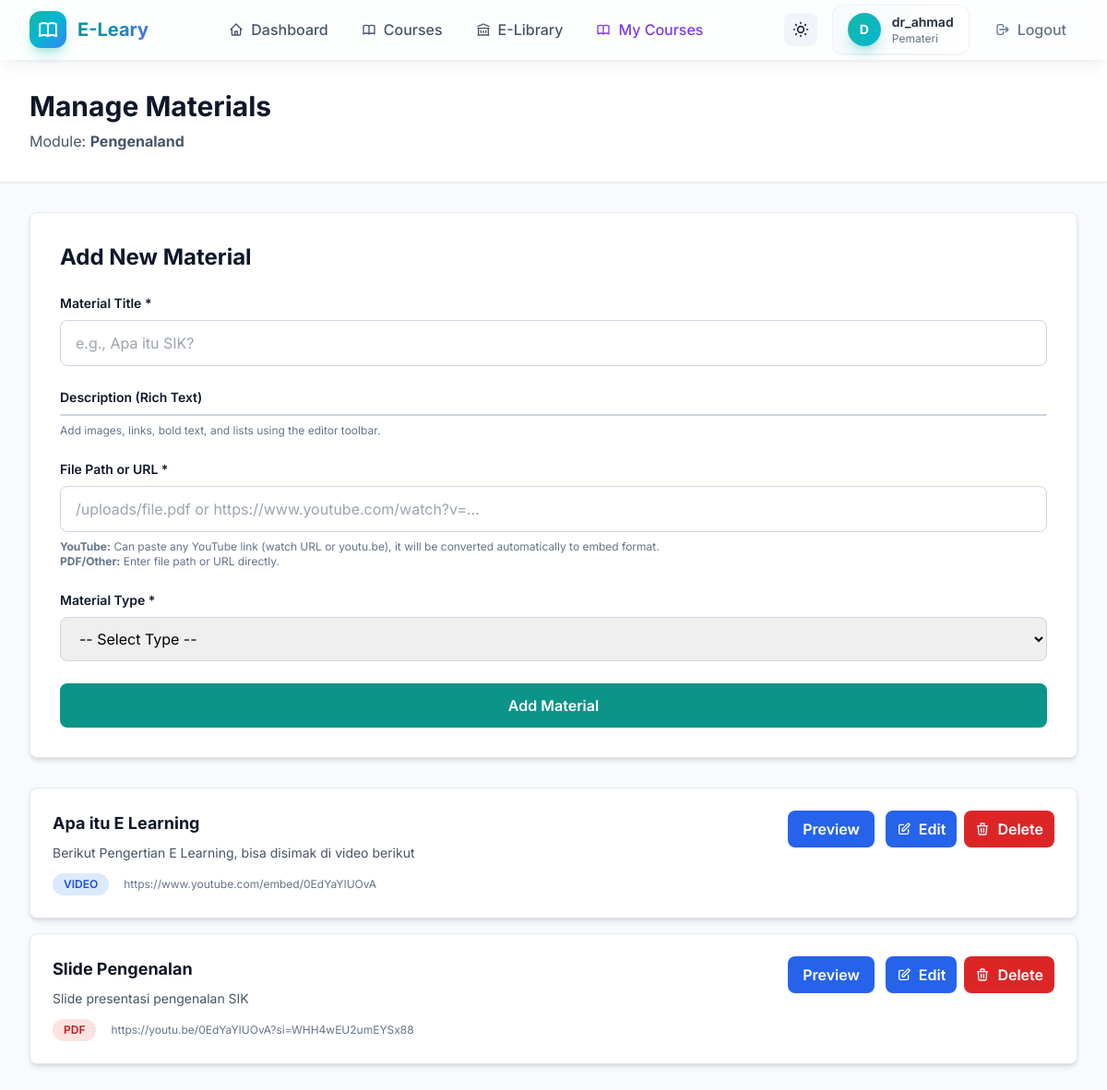
Page /admin/modules/1/materials (signed in) on the committed database.
### models.py (models this page shows, shortened)
class User(UserMixin, db.Model):
    id = db.Column(db.Integer, primary_key=True)
    username = db.Column(db.String(120), unique=True, nullable=False, index=True)
    email = db.Column(db.String(120), unique=True, nullable=False, index=True)
    password_hash = db.Column(db.String(255), nullable=False)
    role = db.Column(db.String(20), default='user', nullable=False)  # 'admin', 'pemateri', or 'user'
    pending_role = db.Column(db.String(20), nullable=True)  # Requested role pending admin approval
    division = db.Column(db.String(100), nullable=True)  # e.g., Medical, IT, Admin, Mahasiswa/Koas
    created_at = db.Column(db.DateTime, default=datetime.utcnow)
    uploaded_books = db.relationship('LibraryBook', backref='uploader', lazy='dynamic', foreign_keys='LibraryBook.uploader_id')
    attendance_logs = db.relationship('AttendanceLog', backref='user', lazy='dynamic')
    enrollments = db.relationship('CourseEnrollment', backref='user', lazy='dynamic')
    instructed_courses = db.relationship('Course', backref='instructor_user', lazy='dynamic', foreign_keys='Course.instructor_id')
    def is_admin(self):
        return self.role == 'admin'
    def can_manage_courses(self):
        return self.role in ['admin', 'pemateri']

class CourseModule(db.Model):
    id = db.Column(db.Integer, primary_key=True)
    course_id = db.Column(db.Integer, db.ForeignKey('course.id'), nullable=False, index=True)
    title = db.Column(db.String(255), nullable=False)
    description = db.Column(db.Text, nullable=True)
    order_index = db.Column(db.Integer, default=0, nullable=False)
    created_at = db.Column(db.DateTime, default=datetime.utcnow)
    materials = db.relationship('CourseMaterial', backref='module', lazy='dynamic', cascade='all, delete-orphan')

class CourseMaterial(db.Model):
    id = db.Column(db.Integer, primary_key=True)
    module_id = db.Column(db.Integer, db.ForeignKey('course_module.id'), nullable=False, index=True)
    title = db.Column(db.String(255), nullable=False)
    description = db.Column(db.Text, nullable=True)
    file_path = db.Column(db.String(255), nullable=True)  # Path to uploaded file or external URL
    type = db.Column(db.String(50), default='pdf', nullable=False)  # 'pdf', 'video', 'assignment'
    created_at = db.Column(db.DateTime, default=datetime.utcnow)

### app.py (the view, shortened to what this page needs)
@app.route('/admin/modules/<int:module_id>/materials', methods=['GET', 'POST'])
@login_required
@pemateri_required
def manage_materials(module_id):
    module = CourseModule.query.get_or_404(module_id)
    course = module.course
    if not current_user.is_admin() and course.instructor_id != current_user.id:
        flash('You do not have permission to manage this course.', 'danger')
        return redirect(url_for('admin_courses'))
    materials = CourseMaterial.query.filter_by(module_id=module_id).all()
    return render_template('admin_manage_materials.html', module=module, materials=materials)

### app.py (called while the page is built)
@login_manager.user_loader
def load_user(user_id):
    return User.query.get(int(user_id))

def pemateri_required(f):
    @wraps(f)
    def decorated_function(*args, **kwargs):
        if not current_user.is_authenticated or not current_user.can_manage_courses():
            flash('Instructor or Admin access required.', 'danger')
            return redirect(url_for('index'))
        return f(*args, **kwargs)
    return decorated_function

### templates/admin_manage_materials.html (shortened to what this page needs)
{% extends 'base.html' %}
{% block head %}
<link href="https://cdn.jsdelivr.net/npm/quill@1.3.7/dist/quill.snow.css" rel="stylesheet">
{% endblock %}
{% block content %}
<div class="min-h-screen bg-slate-50">
    <div class="bg-white border-b border-slate-200 shadow-sm">
        <div class="max-w-7xl mx-auto px-4 py-8 sm:px-6 lg:px-8">
            <h1 class="text-3xl font-bold text-slate-900">Manage Materials</h1>
            <p class="mt-2 text-slate-600">Module: <strong>{{ module.title }}</strong></p>
        </div>
    </div>
    <div class="max-w-7xl mx-auto px-4 py-8 sm:px-6 lg:px-8">
        <div class="bg-white rounded-lg shadow-md p-8 mb-8 border border-slate-200">
            <h2 class="text-2xl font-bold text-slate-900 mb-6">Add New Material</h2>
            <form method="POST" class="space-y-6">
                <div>
                    <label for="title" class="block text-sm font-semibold text-slate-900 mb-2">Material Title *</label>
                    <input type="text" id="title" name="title" required
                           class="w-full px-4 py-3 border border-slate-300 rounded-lg focus:outline-none focus:border-teal-600 focus:ring-2 focus:ring-teal-100"
                           placeholder="e.g., Apa itu SIK?">
                </div>
                <div>
                    <label for="description" class="block text-sm font-semibold text-slate-900 mb-2">Description (Rich Text)</label>
                    <div id="material-description-editor" class="bg-white rounded-lg border border-slate-300"></div>
                    <p class="text-xs text-slate-500 mt-2">Add images, links, bold text, and lists using the editor toolbar.</p>
                </div>
                <div>
                    <label for="file_path" class="block text-sm font-semibold text-slate-900 mb-2">File Path or URL *</label>
                    <input type="text" id="file_path" name="file_path" required
                           class="w-full px-4 py-3 border border-slate-300 rounded-lg focus:outline-none focus:border-teal-600 focus:ring-2 focus:ring-teal-100"
                           placeholder="/uploads/file.pdf or https://www.youtube.com/watch?v=...">
                    <p class="text-xs text-slate-500 mt-2">
                        <strong>YouTube:</strong> Can paste any YouTube link (watch URL or youtu.be), it will be converted automatically to embed format.
                        <br><strong>PDF/Other:</strong> Enter file path or URL directly.
                    </p>
                </div>
                <div>
                    <label for="type" class="block text-sm font-semibold text-slate-900 mb-2">Material Type *</label>
                    <select id="type" name="type" required class="w-full px-4 py-3 border border-slate-300 rounded-lg focus:outline-none focus:border-teal-600 focus:ring-2 focus:ring-teal-100">
                        <option value="">-- Select Type --</option>
                    </select>
                </div>
                <div>
                    <button type="submit" class="w-full bg-teal-600 hover:bg-teal-700 text-white font-semibold py-3 rounded-lg transition-colors">
                        Add Material
                    </button>
                </div>
            </form>
        </div>
        {% if materials %}
            <div class="space-y-4">
                {% for material in materials %}
                    <div class="bg-white rounded-lg shadow-md p-6 border border-slate-200 hover:shadow-lg transition-shadow">
                        <div class="flex items-start justify-between">
                            <div class="flex-1">
                                <h3 class="text-lg font-bold text-slate-900">{{ material.title }}</h3>
                                {% if material.description %}
                                    <p class="text-sm text-slate-600 mt-2">{{ material.description|striptags }}</p>
                                {% endif %}
                                <div class="mt-3 flex items-center gap-4">
                                    <span class="inline-block px-3 py-1 rounded-full text-xs font-semibold
                                                {% if material.type == 'pdf' %}bg-red-100 text-red-700
                                                {% elif material.type == 'video' %}bg-blue-100 text-blue-700
                                                {% else %}bg-purple-100 text-purple-700{% endif %}">
                                        {{ material.type|upper }}
                                    </span>
                                    <p class="text-xs text-slate-500">{{ material.file_path }}</p>
                                </div>
                            </div>
                            <a href="{{ material.file_path }}" target="_blank"
                               class="flex-shrink-0 bg-blue-600 hover:bg-blue-700 text-white font-semibold py-2 px-4 rounded-lg transition-colors">
                                Preview
                            </a>
                            <div class="flex items-center gap-2 ml-3">
                                <a href="{{ url_for('edit_material', material_id=material.id) }}"
                                   class="bg-blue-600 hover:bg-blue-700 text-white font-semibold py-2 px-3 rounded-lg transition-colors flex items-center gap-2">
                                    <svg class="w-4 h-4" fill="none" stroke="currentColor" viewBox="0 0 24 24">
                                        <path stroke-linecap="round" stroke-linejoin="round" stroke-width="2" d="M11 5H6a2 2 0 00-2 2v11a2 2 0 002 2h11a2 2 0 002-2v-5m-1.414-9.414a2 2 0 112.828 2.828L11.828 15H9v-2.828l8.586-8.586z"/>
                                    </svg>
                                    Edit
                                </a>
                                <form method="POST" action="{{ url_for('delete_material', material_id=material.id) }}" style="display: inline;"
                                      onsubmit="return confirm('Are you sure you want to delete this material?');">
                                    <button type="submit" class="bg-red-600 hover:bg-red-700 text-white font-semibold py-2 px-3 rounded-lg transition-colors flex items-center gap-2">
                                        <svg class="w-4 h-4" fill="none" stroke="currentColor" viewBox="0 0 24 24">
                                            <path stroke-linecap="round" stroke-linejoin="round" stroke-width="2" d="M19 7l-.867 12.142A2 2 0 0116.138 21H7.862a2 2 0 01-1.995-1.858L5 7m5 4v6m4-6v6m1-10V4a1 1 0 00-1-1h-4a1 1 0 00-1 1v3M4 7h16"/>
                                        </svg>
                                        Delete
                                    </button>
                                </form>
                            </div>
                        </div>
                    </div>
                {% endfor %}
            </div>
        {% endif %}
    </div>
</div>
{% endblock %}

### templates/base.html (shortened to what this page needs)
<!DOCTYPE html>
<html lang="en" id="html-root">
<head>
    <script src="https://cdn.tailwindcss.com"></script>
    {% block head %}{% endblock %}
</head>
<body class="bg-gradient-mesh min-h-screen dark:bg-slate-900 dark:text-slate-100">
    <nav class="glass dark:glass-dark border-b border-white/20 dark:border-slate-700 sticky top-0 z-40 shadow-lg shadow-black/5">
        <div class="max-w-7xl mx-auto px-4 sm:px-6 lg:px-8">
            <div class="flex justify-between items-center h-16">
                <div class="flex items-center gap-3">
                    <div class="w-10 h-10 bg-gradient-to-br from-teal-500 via-cyan-500 to-blue-500 rounded-xl flex items-center justify-center shadow-lg shadow-teal-500/30 animate-pulse-slow">
                    </div>
                    <span class="text-xl font-bold gradient-text">E-Leary</span>
                </div>
                {% if current_user.is_authenticated %}
                    <div class="hidden md:flex items-center gap-1">
                        <a href="{{ url_for('index') }}" class="px-4 py-2 rounded-lg text-slate-600 dark:text-slate-300 hover:text-teal-600 dark:hover:text-teal-400 hover:bg-teal-50 dark:hover:bg-slate-700 font-medium transition-all duration-200">
                            <span class="flex items-center gap-2">
                                <svg class="w-4 h-4" fill="none" stroke="currentColor" viewBox="0 0 24 24"><path stroke-linecap="round" stroke-linejoin="round" stroke-width="2" d="M3 12l2-2m0 0l7-7 7 7M5 10v10a1 1 0 001 1h3m10-11l2 2m-2-2v10a1 1 0 01-1 1h-3m-6 0a1 1 0 001-1v-4a1 1 0 011-1h2a1 1 0 011 1v4a1 1 0 001 1m-6 0h6"/></svg>
                                Dashboard
                            </span>
                        </a>
                        <a href="{{ url_for('courses') }}" class="px-4 py-2 rounded-lg text-slate-600 dark:text-slate-300 hover:text-teal-600 dark:hover:text-teal-400 hover:bg-teal-50 dark:hover:bg-slate-700 font-medium transition-all duration-200">
                            <span class="flex items-center gap-2">
                                Courses
                            </span>
                        </a>
                        <a href="{{ url_for('library') }}" class="px-4 py-2 rounded-lg text-slate-600 dark:text-slate-300 hover:text-teal-600 dark:hover:text-teal-400 hover:bg-teal-50 dark:hover:bg-slate-700 font-medium transition-all duration-200">
                            <span class="flex items-center gap-2">
                                <svg class="w-4 h-4" fill="none" stroke="currentColor" viewBox="0 0 24 24"><path stroke-linecap="round" stroke-linejoin="round" stroke-width="2" d="M8 14v3m4-3v3m4-3v3M3 21h18M3 10h18M3 7l9-4 9 4M4 10h16v11H4V10z"/></svg>
                                E-Library
                            </span>
                        </a>
                        {% if current_user.can_manage_courses() %}
                            <a href="{{ url_for('admin_courses') }}" class="px-4 py-2 rounded-lg text-violet-600 dark:text-violet-400 hover:text-violet-700 dark:hover:text-violet-300 hover:bg-violet-50 dark:hover:bg-slate-700 font-medium transition-all duration-200">
                                <span class="flex items-center gap-2">
                                    My Courses
                                </span>
                            </a>
                        {% endif %}
                    </div>
                    <div class="flex items-center gap-4">
                        <button id="darkModeToggle" class="p-2 rounded-lg bg-slate-100 dark:bg-slate-700 hover:bg-slate-200 dark:hover:bg-slate-600 transition-colors" title="Toggle dark mode">
                        </button>
                        <div class="hidden sm:flex items-center gap-3 bg-gradient-to-r from-slate-50 to-white dark:from-slate-800 dark:to-slate-700 px-4 py-2 rounded-xl border border-slate-200/50 dark:border-slate-600 shadow-sm">
                            <div class="w-9 h-9 bg-gradient-to-br from-teal-500 to-cyan-500 rounded-full flex items-center justify-center text-white font-bold text-sm shadow-lg shadow-teal-500/30">
                                {{ current_user.username[0].upper() }}
                            </div>
                            <div>
                                <p class="text-sm font-semibold text-slate-800 dark:text-slate-100">{{ current_user.username }}</p>
                                <p class="text-xs text-slate-500 dark:text-slate-400 capitalize">{{ current_user.role }}</p>
                            </div>
                        </div>
                        <a href="{{ url_for('logout') }}" class="flex items-center gap-2 text-slate-500 dark:text-slate-400 hover:text-red-500 dark:hover:text-red-400 font-medium transition-colors px-3 py-2 rounded-lg hover:bg-red-50 dark:hover:bg-red-900/20">
                            <svg class="w-4 h-4" fill="none" stroke="currentColor" viewBox="0 0 24 24"><path stroke-linecap="round" stroke-linejoin="round" stroke-width="2" d="M17 16l4-4m0 0l-4-4m4 4H7m6 4v1a3 3 0 01-3 3H6a3 3 0 01-3-3V7a3 3 0 013-3h4a3 3 0 013 3v1"/></svg>
                            <span class="hidden sm:inline">Logout</span>
                        </a>
                    </div>
                {% endif %}
            </div>
        </div>
    </nav>
    <main class="page-enter">
        {% block content %}{% endblock %}
    </main>
</body>
</html>

### templates/base.html (style rules this page uses)
body { font-family: 'Inter', -apple-system, BlinkMacSystemFont, 'Segoe UI', sans-serif; }
.glass { background: rgba(255, 255, 255, 0.85); backdrop-filter: blur(10px); -webkit-backdrop-filter: blur(10px); }
.gradient-text { background: linear-gradient(135deg, #0d9488 0%, #0891b2 50%, #6366f1 100%); -webkit-background-clip: text; -webkit-text-fill-color: transparent; background-clip: text; }
.page-enter { animation: slideUp 0.4s ease-out; }
.bg-gradient-mesh { background: linear-gradient(135deg, #f0fdfa 0%, #f0f9ff 50%, #faf5ff 100%); }

### rows in the picture
User: username "D", username "dr_ahmad", role "Pemateri"
CourseModule: title "Pengenaland"
CourseMaterial: title "Apa itu E Learning", description "Berikut Pengertian E Learning, bisa disimak di video berikut", type "VIDEO", file_path "https://www.youtube.com/embed/0EdYaYIUOvA"
CourseMaterial: title "Slide Pengenalan", description "Slide presentasi pengenalan SIK", type "PDF", file_path "https://youtu.be/0EdYaYIUOvA?si=WHH4wEU2umEYSx88"
